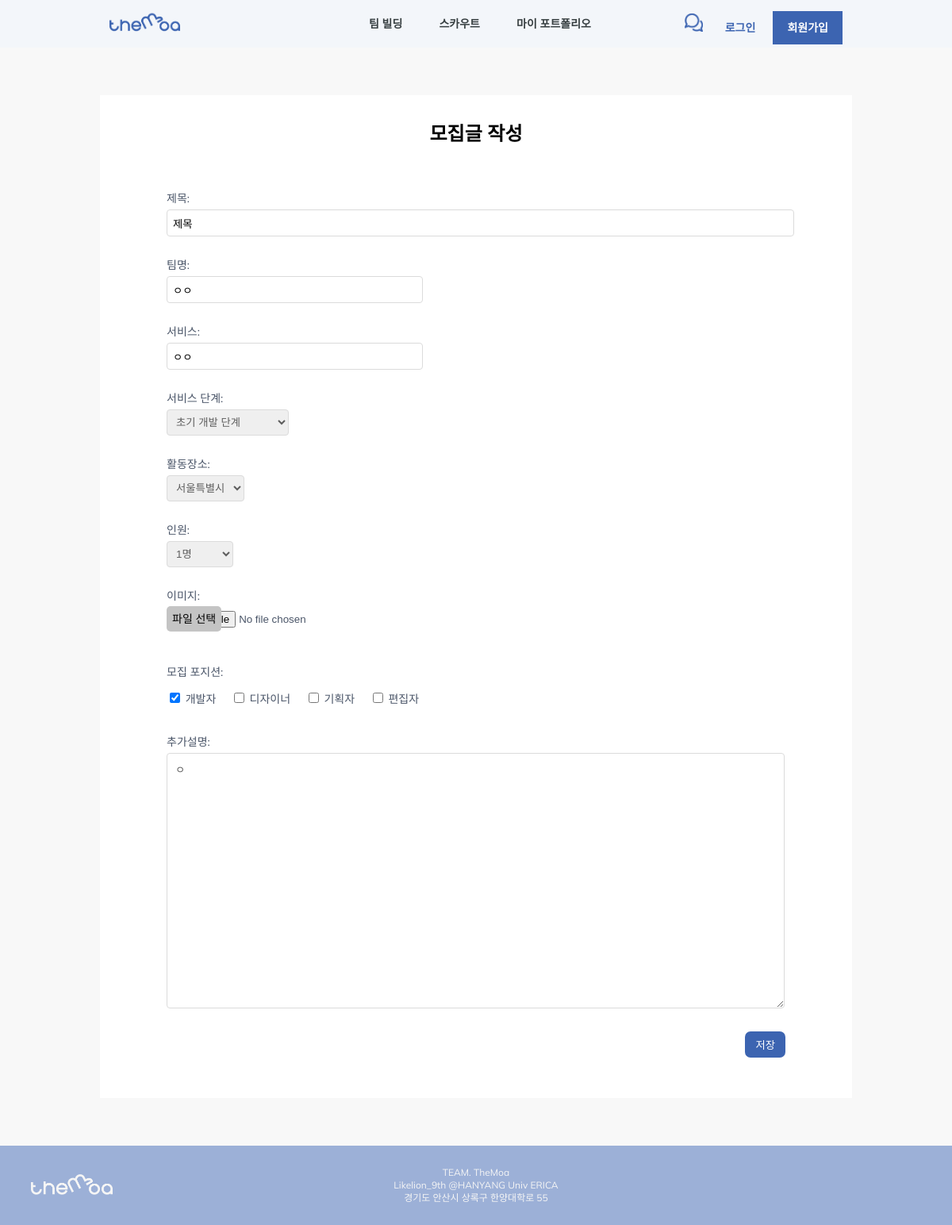
The page /recruit/update_recruit/1/ on the database its author committed.
### team_build/models.py (models this page shows)
class Recruit(models.Model):
    writer = models.CharField(default='', max_length=200)
    writer_username = models.CharField(default='', max_length=200)
    title = models.CharField(default='', max_length=300) # 프로젝트 한줄 설명으로 들어갈 것
    team_name = models.CharField(default='', max_length=200)
    service = models.CharField(default='', max_length=200)
    team_members = models.CharField(
        default='1',
        blank=True,
        null=False,
        max_length=200,
        choices=TEAM_MEMBERS_CHOICES
        )
    service_level = models.CharField(
        default='0',
        null=False,
        blank=True,
        max_length=200,
        choices=LEVEL_CHOICES
        )
    founding_date = models.DateField(default=timezone.now, null=False, blank=True)
    locate = models.CharField(default='', null=False, blank=True, max_length=2, choices=LOCATE_CHOICES)
    image = models.ImageField(
        default='image/team_build/none/img_default.png',
        upload_to="image/team_build/",
        blank=True,
        null=False
        )
    role = MultiSelectField(default='', choices=ROLE_CHOICES, max_choices=4, max_length=100)
    detail = models.TextField(blank=True, null=True)

### team_build/views.py (the view)
# urls.py: path('update_recruit/<int:id>/', update_recruit, name='update_recruit'),
def update_recruit(request, id):
    if request.user.id:
        current_user = User.objects.get(pk=request.user.id)
    else:
        current_user = None
    recruit_instance = get_object_or_404(Recruit, pk=id)
    if request.method == "POST":
        recruit_update_form = RecruitForm(request.POST, request.FILES, instance=recruit_instance)
        if recruit_update_form.is_valid():
            recruit_update_form.save()
        return redirect('team_build:team_build')
    else:
        form = RecruitForm(instance=recruit_instance)
        context = {
            'current_user':current_user,
            'form': form,
            'id': id,
        }
        return render(request, 'team_build/update_recruit.html', context)

### templates/team_build/update_recruit.html (shortened to what this page needs)
{% extends 'base.html' %}
        {% load static %}
        {% block extrahead %}
        <link rel="stylesheet" href="../../../static/css/base.css">
        <link rel="stylesheet" href="../../../static/css/team_build/create_recruit.css">
        {% endblock %}
{% block content %}
    <div class="recruit-back-box">
        <div class="recruit-info-title">모집글 작성</div>
        <form action="{% url 'team_build:update_recruit' id %}" method="POST" enctype="multipart/form-data">
            {% for field in form %}
                {% if field.label == '이미지:' %}
                    <div style="margin-bottom: 10px;">{{field.label}}</div>
                    <div>{{field}}</div>
                    <label class="recruit-image-btn" for="id_image">파일 선택</label>
                    <br>
                    <br>
                {% else %}
                    <div>{{field.label}}</div>
                    <div>{{field}}</div>
                    <br>
                {% endif %}
            {% endfor %}
            <div class="recruit-submit-box">
                <button class="recruit-submit" type="submit">저장</button>
            </div>
        </form>
    </div>
{% endblock %}

### static/css/base.css (style rules this page uses)
body, html { margin: 0; padding : 0; font-family: 'Mulish', sans-serif; }

### static/css/team_build/create_recruit.css (style rules this page uses)
html { background-color: rgba(248, 248, 248, 1); }
.recruit-back-box { background-color: white; width: 65%; margin-top: 5%; margin-left: auto; margin-right: auto; margin-bottom: 5%; padding: 7%; }
.recruit-back-box > form > div { color: rgba(74, 85, 104, 1); font-size: 14px; margin-bottom: 5px; }
.recruit-info-title { font-size: 24px; font-weight: bold; text-align: center; margin-top: -7%; margin-bottom: 7%; }
.recruit-title { width: 100%; height: 30px; border: 1px solid rgb(219, 219, 219); border-radius: 4px; padding-left: 7px; }
.recruit-text-input { width: 40%; height: 30px; border: 1px solid rgb(219, 219, 219); border-radius: 4px; padding-left: 7px; }
.recruit-select { border: 1px solid rgb(219, 219, 219); border-radius: 4px; color: rgb(94, 94, 94); padding: 7px; }
.recruit-image-btn { background-color: rgba(196, 196, 196, 1); border-radius: 5px; padding: 7px; font-size: 14px; position: relative; top: -27px; z-index: 3; }
.recruit-role { list-style: none; padding: 0px; }
.recruit-role > li { display: inline; margin-right: 15px; }
.recruit-detail { border: 1px solid rgb(219, 219, 219); border-radius: 4px; width: 97%; height: 300px; padding: 10px; color:rgb(94, 94, 94); }
.recruit-submit-box { float: right; }
.recruit-submit { border: none; border-radius: 7px; background-color: rgba(60, 100, 177, 1); color: white; padding: 7px; padding-left: 13px; padding-right: 13px; }

### rows shown on the page
Recruit: form "제목" "ㅇㅇ" "ㅇㅇ" "초기 개발 단계" "서울특별시" "1명" "☑ ☐ ☐ ☐" "ㅇ"

### other values the page prints
{{ field.label }} "제목:" "팀명:" "서비스:" "서비스 단계:" "활동장소:" "인원:" "모집 포지션:" "추가설명:"
{{ field.label }} "이미지:"
